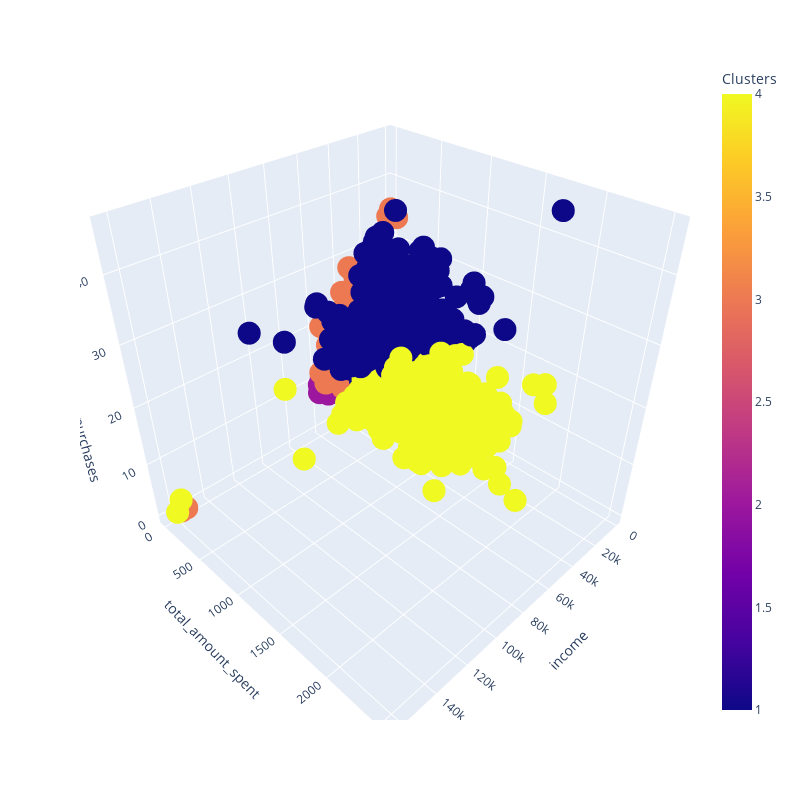

The cell this chart's notebook holds for it:
### Code cell
fig = px.scatter_3d(df, x="income", y="total_amount_spent", z="total_num_purchases", color='Clusters', width=800, height=800)
fig.show()

### Figure 1 — Plotly figure (JSON) as saved in the notebook; plotly's stock layout.template omitted (floating-point values rounded to 4 significant figures; data arrays with more than 128 entries replaced by an {"elided": "..."} marker saying what was removed)
{"data": [{"hovertemplate": "income=%{x}<br>total_amount_spent=%{y}<br>total_num_purchases=%{z}<br>Clusters=%{marker.color}<extra></extra>", "legendgroup": "", "marker": {"color": {"elided": "2212 int values"}, "coloraxis": "coloraxis", "symbol": "circle"}, "mode": "markers", "name": "", "scene": "scene", "showlegend": false, "type": "scatter3d", "x": {"elided": "2212 int values"}, "y": {"elided": "2212 int values"}, "z": {"elided": "2212 int values"}}], "layout": {"coloraxis": {"colorbar": {"title": {"text": "Clusters"}}, "colorscale": [[0, "#0d0887"], [0.1111, "#46039f"], [0.2222, "#7201a8"], [0.3333, "#9c179e"], [0.4444, "#bd3786"], [0.5556, "#d8576b"], [0.6667, "#ed7953"], [0.7778, "#fb9f3a"], [0.8889, "#fdca26"], [1, "#f0f921"]]}, "height": 800, "legend": {"tracegroupgap": 0}, "margin": {"t": 60}, "scene": {"domain": {"x": [0, 1], "y": [0, 1]}, "xaxis": {"title": {"text": "income"}}, "yaxis": {"title": {"text": "total_amount_spent"}}, "zaxis": {"title": {"text": "total_num_purchases"}}}, "width": 800}}
